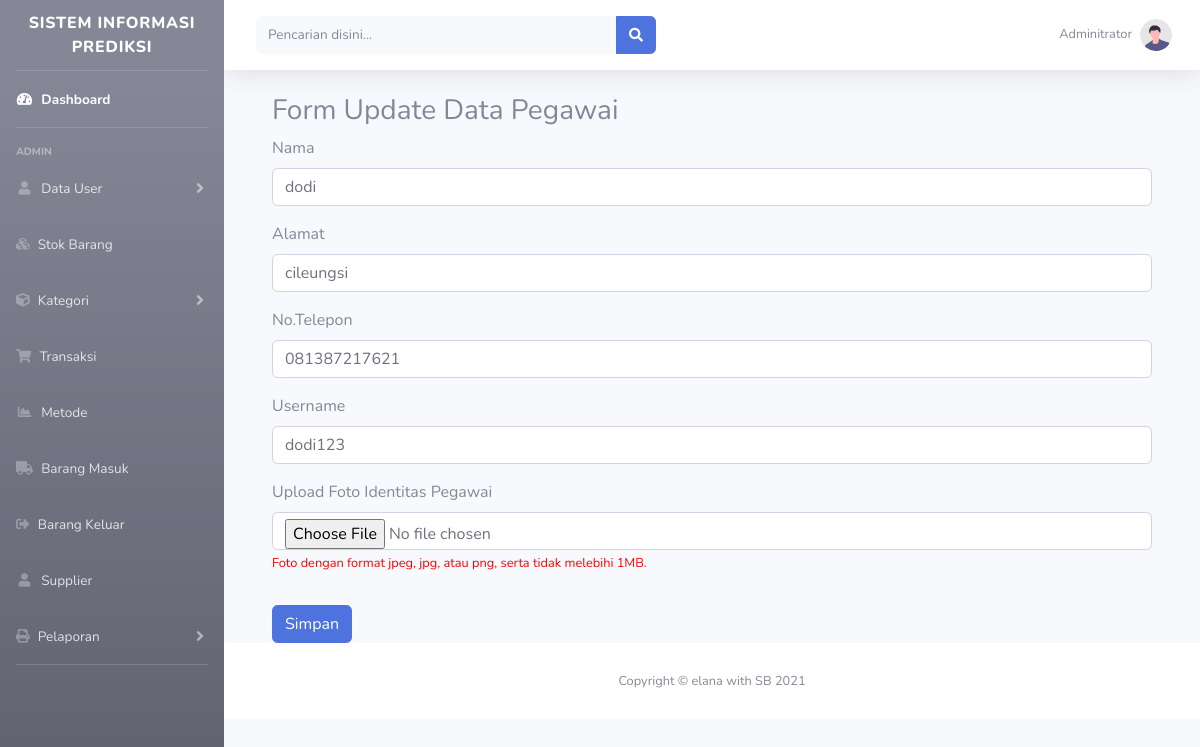
/?halaman=pegawai&aksi=edit&id=1 (signed in), run on the app's committed database.
### tables this page shows
CREATE TABLE `pegawai` (
  `id_pegawai` int(11) NOT NULL,
  `nama` varchar(100) NOT NULL,
  `alamat` varchar(100) NOT NULL,
  `telp` varchar(100) NOT NULL,
  `username` varchar(100) NOT NULL,
  `password` varchar(100) NOT NULL,
  `foto` varchar(255) NOT NULL
);

### admin/pegawai/edit_pegawai.php (the view, shortened to what this page needs)
<div class="container-fluid">
    <div class="row">
        <div class="col-lg-12">
            <div class="box box-primary">
                <div class="box-header with-border">
                    <h3 class="box-title">Form Update Data Pegawai</h3>
                    <?php
                    $sql = mysqli_query($conn, "SELECT * FROM pegawai where id_pegawai = '$_GET[id]'") or die(mysqli_error());
                    $data = mysqli_fetch_array($sql);
                    ?>
                </div>
                <form role="form" method="post" enctype="multipart/form-data">
                    <div class=" box-body">
                        <div class="form-group">
                            <label for="exampleInputEmail1">Nama</label>
                            <input type="text" class="form-control" id="exampleInputEmail1" placeholder="Masukan Nama" name="nama" required value="<?= $data['nama'] ?>">
                        </div>
                        <div class="form-group">
                            <label for="exampleInputEmail1">Alamat</label>
                            <input type="text" class="form-control" id="exampleInputEmail1" placeholder="Masukan alamat" name="alamat" required value="<?= $data['alamat'] ?>">
                        </div>
                        <div class="form-group">
                            <label for="exampleInputEmail1">No.Telepon</label>
                            <input type="text" class="form-control" id="exampleInputEmail1" placeholder="Masukan nomor" name="telp" required value="<?= $data['telp'] ?>">
                        </div>
                        <div class="form-group">
                            <label for="exampleInputEmail1">Username</label>
                            <input type="text" class="form-control" id="exampleInputEmail1" placeholder="Masukan Username" name="username" required value="<?= $data['username'] ?>">
                        </div>
                        <div class="form-group">
                            <label for="identity">Upload Foto Identitas Pegawai</label>
                            <input type="file" required name="foto" class="form-control input-lgn" accept="images/*">
                            <small style="color: red">Foto dengan format jpeg, jpg, atau png, serta tidak melebihi 1MB.</small>
                            <div style="height:15px;"></div>
                        </div>
                    </div>
                    <div class="box-footer">
                        <button type="submit" class="btn btn-primary" name="simpan">Simpan</button>
                    </div>
                </form>
            </div>
        </div>
    </div>
</div>

### data on the page
pegawai: nama "dodi", alamat "cileungsi", telp "081387217621", username "dodi123"
